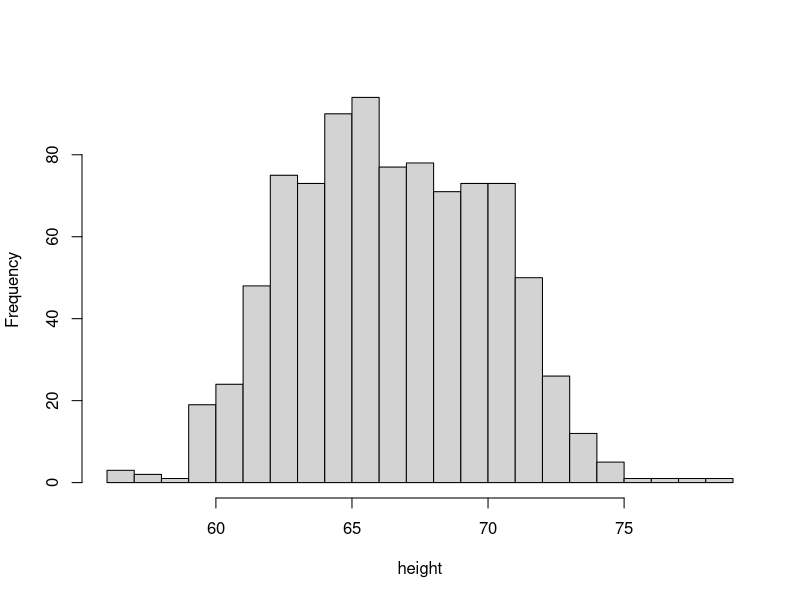
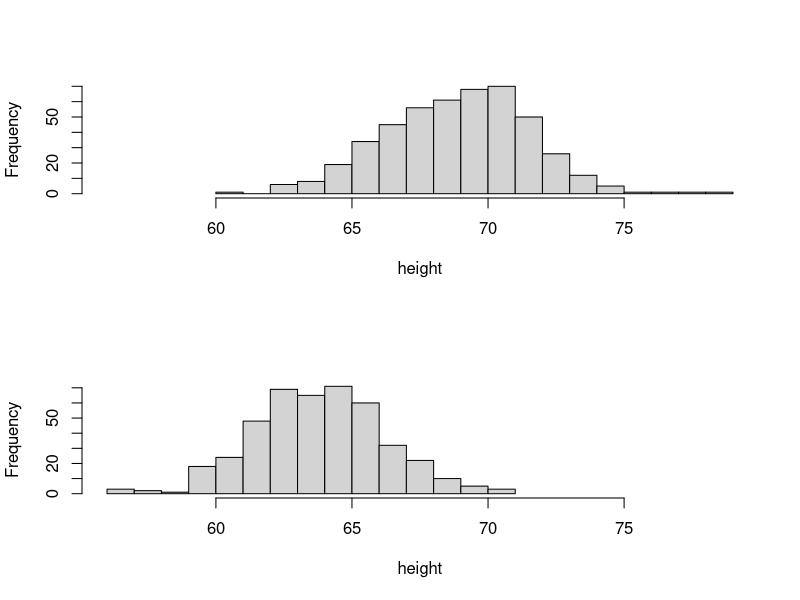

Source code (R) for these figures, in order: (Note: this script raises an error after producing the figures.)
## ---- chunk 1
knitr::opts_chunk$set(echo = TRUE)
## ---- chunk 2
galton <- read.table("../Datasets/galton/galton-all.tsv", header=TRUE)
head(galton)
## ---- chunk 3
hist(galton$height, breaks=30, xlab='height', main='')
## ---- chunk 4
layout((1:2))
hist(galton$height[galton$gender=="M"], breaks=20, xlab='height', main='', xlim=range(galton$height))
hist(galton$height[galton$gender=="F"], breaks=20, xlab='height', main='', xlim=range(galton$height))
## ---- chunk 5
plot(father ~ height, data=galton, col=gender, ylim=range(father, mother), ylab='parent heights', pch=20, xlab='child height', asp=1)
points(mother ~ height, data=galton, col=gender, pch=22)
## ---- chunk 6
plot(jitter(father) ~ jitter(mother), data=galton, asp=1, col=adjustcolor("black", 0.5), pch=20)
## ---- chunk 7
parent_means <- c('father' = mean(tapply(galton$father, galton$family, unique)),
                  'mother' = mean(tapply(galton$mother, galton$family, unique)))
child_means <- c('F' = mean(subset(galton, gender=="F")$height),
                 'M' = mean(subset(galton, gender=="M")$height))
galton$adj_father <- galton$father + diff(parent_means)
galton$adj_height <- galton$height - ifelse(galton$gender == "F", 0, abs(diff(child_means)))
## ---- chunk 8
layout((1:2))
hist(galton$adj_height[galton$gender=="M"], breaks=20, xlab='height', main='', xlim=range(galton$adj_height))
hist(galton$adj_height[galton$gender=="F"], breaks=20, xlab='height', main='', xlim=range(galton$adj_height))
## ---- chunk 9
galton$midparent <- (galton$adj_father + galton$mother)/2
## ---- chunk 10
the_lm <- lm(adj_height ~ midparent, data=galton)
summary(the_lm)
## ---- chunk 11
plot(fitted(the_lm), resid(the_lm), xlab='fitted values',
     ylab='residuals')
abline(h=0, lty=3)
## ---- chunk 12
qqnorm(resid(the_lm))
qqline(resid(the_lm))
## ---- chunk 13
summary(lm(adj_height ~ midparent + I(father - mother) + kids + gender, data=galton))
anova(lm(adj_height ~ midparent, data=galton),
      lm(adj_height ~ midparent + I(father - mother) + kids + gender, data=galton))

